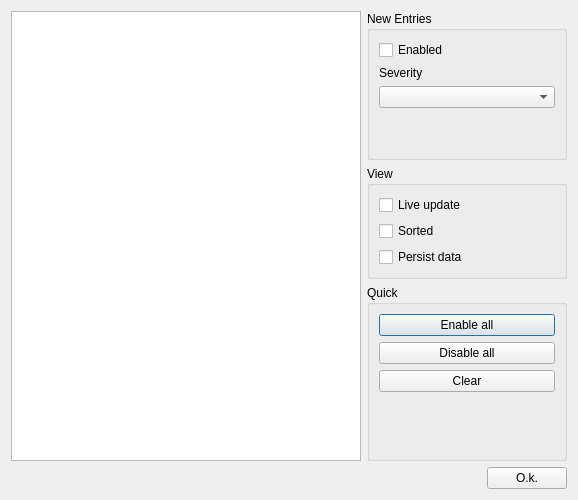
<?xml version="1.0" encoding="UTF-8"?>
<ui version="4.0">
 <class>ExtendedFilterDialog</class>
 <widget class="QDialog" name="ExtendedFilterDialog">
  <property name="geometry">
   <rect>
    <x>0</x>
    <y>0</y>
    <width>495</width>
    <height>500</height>
   </rect>
  </property>
  <property name="sizePolicy">
   <sizepolicy hsizetype="Fixed" vsizetype="Preferred">
    <horstretch>0</horstretch>
    <verstretch>0</verstretch>
   </sizepolicy>
  </property>
  <property name="windowTitle">
   <string>AntiLog - Extended filter setup</string>
  </property>
  <layout class="QVBoxLayout" name="verticalLayout">
   <item>
    <layout class="QHBoxLayout" name="horizontalLayout">
     <property name="sizeConstraint">
      <enum>QLayout::SetDefaultConstraint</enum>
     </property>
     <item>
      <layout class="QVBoxLayout" name="verticalLayout_3">
       <property name="sizeConstraint">
        <enum>QLayout::SetDefaultConstraint</enum>
       </property>
       <item>
        <layout class="QVBoxLayout" name="verticalLayout_4">
         <property name="sizeConstraint">
          <enum>QLayout::SetDefaultConstraint</enum>
         </property>
         <item>
          <widget class="QTreeView" name="treeView">
           <property name="sizePolicy">
            <sizepolicy hsizetype="MinimumExpanding" vsizetype="Expanding">
             <horstretch>1</horstretch>
             <verstretch>0</verstretch>
            </sizepolicy>
           </property>
           <property name="minimumSize">
            <size>
             <width>350</width>
             <height>0</height>
            </size>
           </property>
           <property name="maximumSize">
            <size>
             <width>16777215</width>
             <height>16777215</height>
            </size>
           </property>
           <property name="showDropIndicator" stdset="0">
            <bool>false</bool>
           </property>
           <property name="selectionMode">
            <enum>QAbstractItemView::NoSelection</enum>
           </property>
           <property name="selectionBehavior">
            <enum>QAbstractItemView::SelectRows</enum>
           </property>
           <attribute name="headerStretchLastSection">
            <bool>false</bool>
           </attribute>
          </widget>
         </item>
        </layout>
       </item>
      </layout>
     </item>
     <item>
      <layout class="QVBoxLayout" name="verticalLayout_2">
       <property name="sizeConstraint">
        <enum>QLayout::SetMinimumSize</enum>
       </property>
       <item>
        <widget class="QGroupBox" name="groupBox">
         <property name="sizePolicy">
          <sizepolicy hsizetype="MinimumExpanding" vsizetype="Preferred">
           <horstretch>0</horstretch>
           <verstretch>0</verstretch>
          </sizepolicy>
         </property>
         <property name="minimumSize">
          <size>
           <width>200</width>
           <height>0</height>
          </size>
         </property>
         <property name="maximumSize">
          <size>
           <width>200</width>
           <height>16777215</height>
          </size>
         </property>
         <property name="title">
          <string>New Entries</string>
         </property>
         <layout class="QVBoxLayout" name="verticalLayout_5">
          <item>
           <widget class="QCheckBox" name="checkBoxEnabled">
            <property name="text">
             <string>Enabled</string>
            </property>
           </widget>
          </item>
          <item>
           <widget class="QLabel" name="label">
            <property name="text">
             <string>Severity</string>
            </property>
           </widget>
          </item>
          <item>
           <widget class="QComboBox" name="comboBoxSeverity"/>
          </item>
          <item>
           <spacer name="verticalSpacer">
            <property name="orientation">
             <enum>Qt::Vertical</enum>
            </property>
            <property name="sizeType">
             <enum>QSizePolicy::Minimum</enum>
            </property>
            <property name="sizeHint" stdset="0">
             <size>
              <width>20</width>
              <height>40</height>
             </size>
            </property>
           </spacer>
          </item>
         </layout>
        </widget>
       </item>
       <item>
        <widget class="QGroupBox" name="groupBox_3">
         <property name="title">
          <string>View</string>
         </property>
         <layout class="QVBoxLayout" name="verticalLayout_7">
          <item>
           <widget class="QCheckBox" name="checkBoxAutoUpdate">
            <property name="text">
             <string>Live update</string>
            </property>
           </widget>
          </item>
          <item>
           <widget class="QCheckBox" name="checkBoxSorted">
            <property name="text">
             <string>Sorted</string>
            </property>
           </widget>
          </item>
          <item>
           <widget class="QCheckBox" name="checkBoxPersist">
            <property name="text">
             <string>Persist data</string>
            </property>
           </widget>
          </item>
         </layout>
        </widget>
       </item>
       <item>
        <widget class="QGroupBox" name="groupBox_2">
         <property name="title">
          <string>Quick</string>
         </property>
         <layout class="QVBoxLayout" name="verticalLayout_6">
          <item>
           <widget class="QPushButton" name="pushButtonEnableAll">
            <property name="text">
             <string>Enable all</string>
            </property>
           </widget>
          </item>
          <item>
           <widget class="QPushButton" name="pushButtonDisableAll">
            <property name="text">
             <string>Disable all</string>
            </property>
           </widget>
          </item>
          <item>
           <widget class="QPushButton" name="pushButtonClear">
            <property name="text">
             <string>Clear</string>
            </property>
           </widget>
          </item>
          <item>
           <spacer name="verticalSpacer_2">
            <property name="orientation">
             <enum>Qt::Vertical</enum>
            </property>
            <property name="sizeHint" stdset="0">
             <size>
              <width>20</width>
              <height>40</height>
             </size>
            </property>
           </spacer>
          </item>
         </layout>
        </widget>
       </item>
      </layout>
     </item>
    </layout>
   </item>
   <item>
    <layout class="QHBoxLayout" name="horizontalLayout_2">
     <property name="sizeConstraint">
      <enum>QLayout::SetDefaultConstraint</enum>
     </property>
     <item>
      <spacer name="horizontalSpacer">
       <property name="orientation">
        <enum>Qt::Horizontal</enum>
       </property>
       <property name="sizeHint" stdset="0">
        <size>
         <width>40</width>
         <height>20</height>
        </size>
       </property>
      </spacer>
     </item>
     <item>
      <widget class="QPushButton" name="pushButton">
       <property name="text">
        <string>O.k.</string>
       </property>
       <property name="icon">
        <iconset resource="../resources.qrc">
         <normaloff>:/artwork/artwork/button_ok.svg</normaloff>:/artwork/artwork/button_ok.svg</iconset>
       </property>
      </widget>
     </item>
    </layout>
   </item>
  </layout>
 </widget>
 <resources>
  <include location="../resources.qrc"/>
 </resources>
 <connections/>
</ui>
